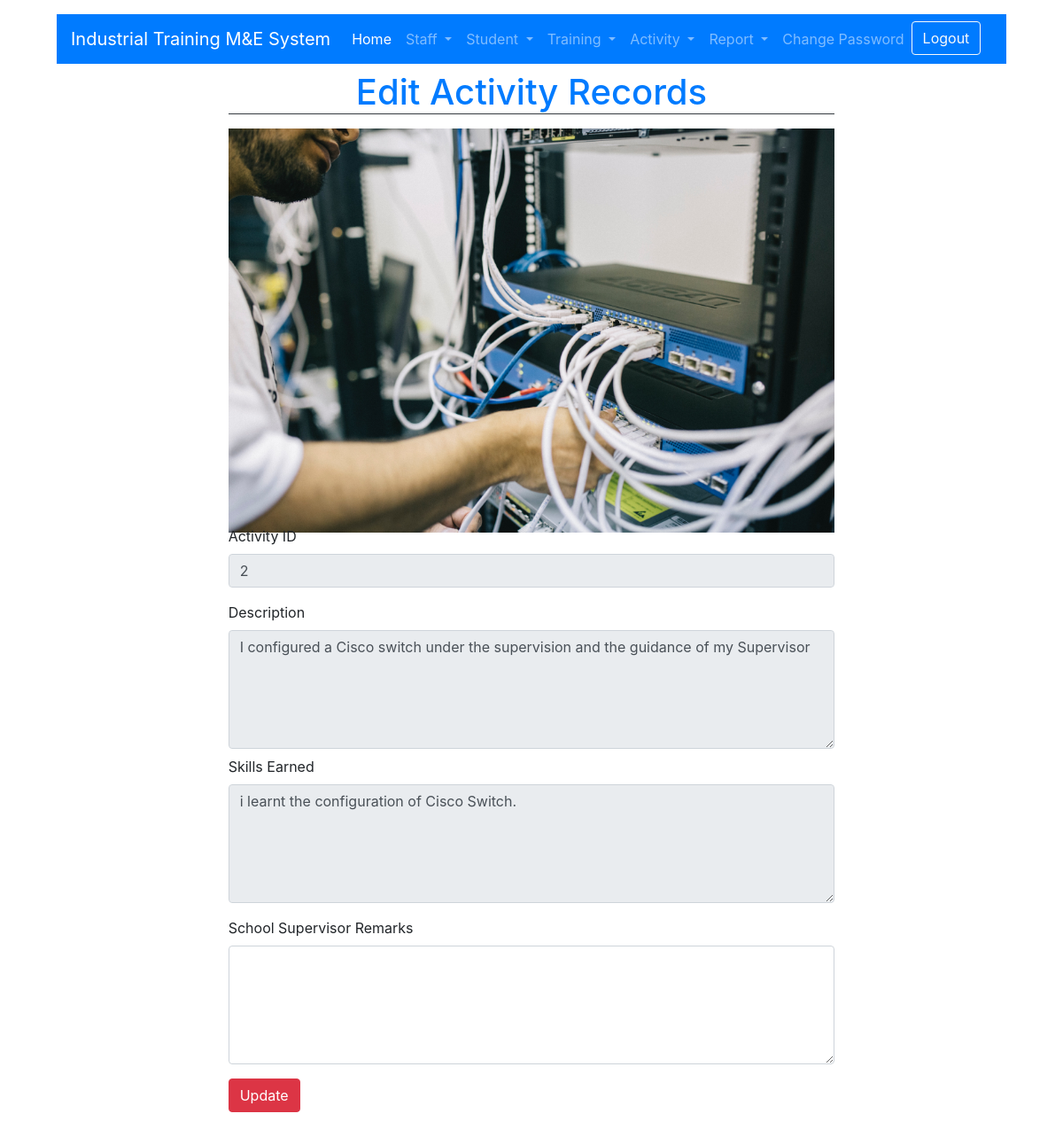
Page /SchoolSupervisor/Activity/update.php?id=2 on the committed database.
### tables this page shows
CREATE TABLE `training` (
  `id` int(11) NOT NULL,
  `student` int(11) NOT NULL,
  `media` text,
  `extension` varchar(5) NOT NULL,
  `description` text NOT NULL,
  `skills` text NOT NULL,
  `schoolremarks` text,
  `industryremarks` text,
  `assessment` enum('Pending','Assessed','','') NOT NULL DEFAULT 'Pending',
  `posted` timestamp NOT NULL DEFAULT CURRENT_TIMESTAMP
);

### SchoolSupervisor/Activity/update.php (the view, shortened to what this page needs)
<?php
  $filePath='../../connection.php';
  if(!file_exists($filePath)){
    echo 'Connection File not found';
  }else{
      if($_SERVER['REQUEST_METHOD']=='GET'){
                    if(isset($_GET['id'])){
                        $id=$_GET['id'];
                        $slct="SELECT * FROM training WHERE id='".$id."'";
                        $result=$conn->query($slct) or die($conn->error);
                        if($result->num_rows > 0){
                            $row=$result->fetch_assoc();
                        }
                    }
      }
  }
?>
<doctype html>
<html lang="en">
  <head>
    <link rel="stylesheet" href="../../css/bootstrap.min.css">
  </head>
  <body>
    <div class="container-fluid  p-3">
<?php include "../navbar.php"; ?>
     <div class="row justify-content-center mx-5 pb-2" >
              <form class="form col-8" action="" method="post" enctype="multipart/form-data">
                <div class="form-group  text-center">
                      <h1 class="text-primary border-bottom border-dark"> Edit Activity Records</h1>
                  </div>
                  <div class="form-group mb-2" style="height: 400px;">
                    <?php
                    if(isset($row['extension']) && ($row['extension'] == 'mp4')){
                      echo ' <div class="embed-responsive embed-responsive-16by9"><video  controls><source src="../../media/'.$row['media'].'" type="video/mp4">Your browser does not support the video tag.</video></div> ';
                    }else{
                      echo '<img src="../../media/'.$row['media'].'" class="img-fluid" alt="...">';
                    }
                    ?>
                  </div>
                  <div class="form-group  mt-5">
                      <label >Activity ID</label>
                      <input class="form-control" type="text"  name="id" value="<?php echo $row['id']; ?>" readonly>
                  </div>
                  <div class="form-group  mb-2">
                      <label >Description </label>
                   <textarea class="form-control " rows="5" readonly name="Description"><?php echo $row['description']; ?></textarea>
                  </div>
                  <div class="form-group  ">
                      <label >Skills Earned</label>
                      <textarea class="form-control " rows="5" readonly name="Skills"><?php echo $row['skills']; ?></textarea>
                  </div>
                  <div class="form-group  ">
                      <label >School Supervisor Remarks</label><textarea   class="form-control text-primary" rows="5"  name="school"><?php echo $row['schoolremarks']; ?></textarea>
                  </div>
                  <div class="form-group">
                      <button class="btn btn-danger" type="submit" name="update">Update</button>
                  </div>
              </form>
    </div>
      </div>
  </body>
</html>

### rows in the picture
training: media (picture), id "2", Description "I configured a Cisco switch under the supervision and the guidance of my Supervisor", Skills "i learnt the configuration of Cisco Switch."
